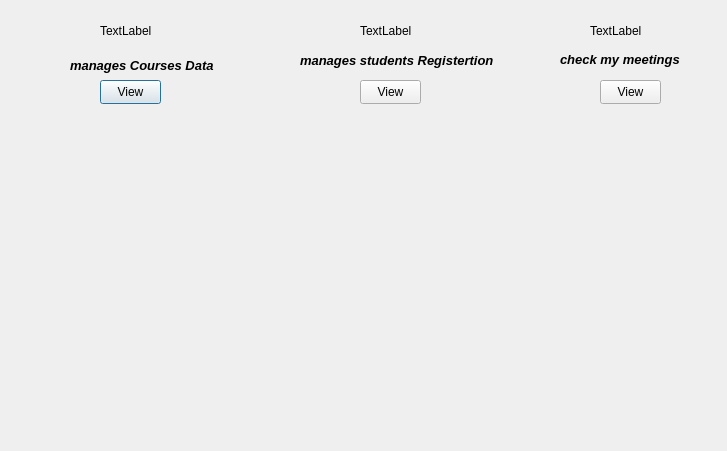
<?xml version="1.0" encoding="UTF-8"?>
<ui version="4.0">
 <class>Admin_page</class>
 <widget class="QDialog" name="Admin_page">
  <property name="geometry">
   <rect>
    <x>0</x>
    <y>0</y>
    <width>727</width>
    <height>451</height>
   </rect>
  </property>
  <property name="windowTitle">
   <string>Dialog</string>
  </property>
  <widget class="QLabel" name="label_events">
   <property name="geometry">
    <rect>
     <x>560</x>
     <y>50</y>
     <width>131</width>
     <height>20</height>
    </rect>
   </property>
   <property name="text">
    <string>&lt;html&gt;&lt;head/&gt;&lt;body&gt;&lt;p&gt;&lt;span style=&quot; font-size:10pt; font-weight:700; font-style:italic;&quot;&gt;check my meetings&lt;/span&gt;&lt;/p&gt;&lt;/body&gt;&lt;/html&gt;</string>
   </property>
  </widget>
  <widget class="QLabel" name="label_schedules">
   <property name="geometry">
    <rect>
     <x>300</x>
     <y>50</y>
     <width>201</width>
     <height>21</height>
    </rect>
   </property>
   <property name="text">
    <string>&lt;html&gt;&lt;head/&gt;&lt;body&gt;&lt;p&gt;&lt;span style=&quot; font-size:10pt; font-weight:700; font-style:italic;&quot;&gt;manages students Registertion&lt;/span&gt;&lt;/p&gt;&lt;/body&gt;&lt;/html&gt;</string>
   </property>
  </widget>
  <widget class="QLabel" name="label_checkmeeetingsicon">
   <property name="geometry">
    <rect>
     <x>590</x>
     <y>10</y>
     <width>51</width>
     <height>41</height>
    </rect>
   </property>
   <property name="text">
    <string>TextLabel</string>
   </property>
  </widget>
  <widget class="QLabel" name="label_courses">
   <property name="geometry">
    <rect>
     <x>70</x>
     <y>50</y>
     <width>201</width>
     <height>31</height>
    </rect>
   </property>
   <property name="text">
    <string>&lt;html&gt;&lt;head/&gt;&lt;body&gt;&lt;p&gt;&lt;span style=&quot; font-size:10pt; font-weight:700; font-style:italic;&quot;&gt;manages Courses Data&lt;/span&gt;&lt;/p&gt;&lt;/body&gt;&lt;/html&gt;</string>
   </property>
  </widget>
  <widget class="QPushButton" name="pushButton_courses">
   <property name="geometry">
    <rect>
     <x>100</x>
     <y>80</y>
     <width>61</width>
     <height>24</height>
    </rect>
   </property>
   <property name="text">
    <string>View</string>
   </property>
  </widget>
  <widget class="QLabel" name="label_managescourseicon">
   <property name="geometry">
    <rect>
     <x>100</x>
     <y>10</y>
     <width>61</width>
     <height>41</height>
    </rect>
   </property>
   <property name="text">
    <string>TextLabel</string>
   </property>
  </widget>
  <widget class="QLabel" name="label_managesregisteration">
   <property name="geometry">
    <rect>
     <x>360</x>
     <y>10</y>
     <width>51</width>
     <height>41</height>
    </rect>
   </property>
   <property name="text">
    <string>TextLabel</string>
   </property>
  </widget>
  <widget class="QPushButton" name="pushButton_events">
   <property name="geometry">
    <rect>
     <x>600</x>
     <y>80</y>
     <width>61</width>
     <height>24</height>
    </rect>
   </property>
   <property name="text">
    <string>View</string>
   </property>
  </widget>
  <widget class="QPushButton" name="pushButton_schedules">
   <property name="geometry">
    <rect>
     <x>360</x>
     <y>80</y>
     <width>61</width>
     <height>24</height>
    </rect>
   </property>
   <property name="text">
    <string>View</string>
   </property>
  </widget>
 </widget>
 <resources/>
 <connections/>
</ui>
